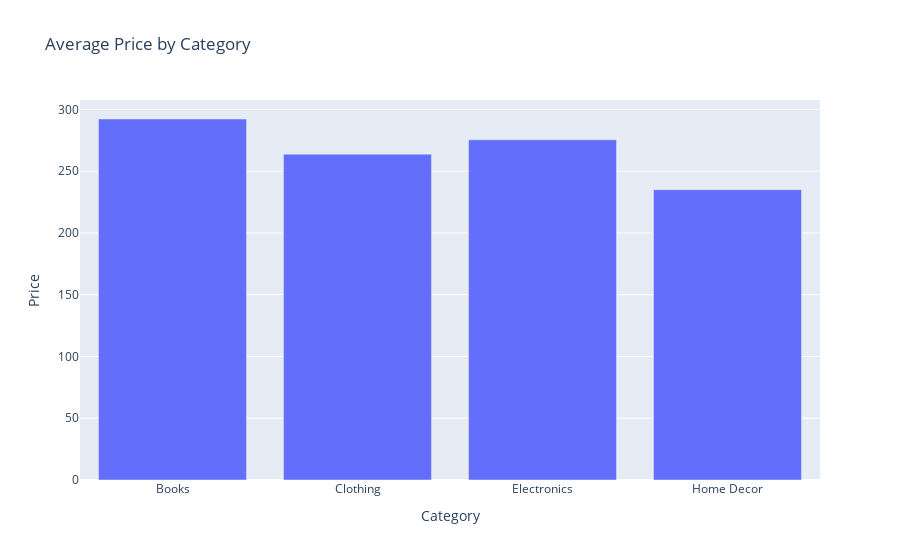

Notebook code cell kept with this figure:
### Code cell
avg_price_by_category = product_data.groupby('Category')['Price'].mean().reset_index()
fig7 = px.bar(avg_price_by_category, x='Category', y='Price', title="Average Price by Category")
fig7.show()

### Figure 1 — Plotly figure (JSON) as saved in the notebook; plotly's stock layout.template omitted (floating-point values rounded to 4 significant figures)
{"data": [{"alignmentgroup": "True", "hovertemplate": "Category=%{x}<br>Price=%{y}<extra></extra>", "legendgroup": "", "marker": {"color": "#636efa", "pattern": {"shape": ""}}, "name": "", "offsetgroup": "", "orientation": "v", "showlegend": false, "textposition": "auto", "type": "bar", "x": ["Books", "Clothing", "Electronics", "Home Decor"], "xaxis": "x", "y": [292.2, 263.7, 275.4, 235.0], "yaxis": "y"}], "layout": {"autosize": true, "barmode": "relative", "legend": {"tracegroupgap": 0}, "title": {"text": "Average Price by Category"}, "xaxis": {"anchor": "y", "autorange": true, "domain": [0, 1], "range": [-0.5, 3.5], "title": {"text": "Category"}, "type": "category"}, "yaxis": {"anchor": "x", "autorange": true, "domain": [0, 1], "range": [0, 307.6], "title": {"text": "Price"}, "type": "linear"}}}
